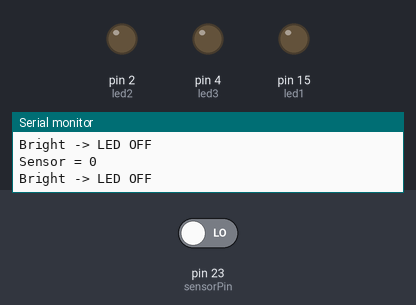
The sketch below on a simulated Arduino Mega 2560, built with avr-gcc and run on an emulated ATmega2560. Parts: output pins drawn as LEDs (lit = HIGH), the last lines printed to the serial monitor. The test bench sets the inputs (shaded band); at power-on: pin 23 (sensorPin) LOW.

Above: at 1.8 s.
1.9 s: pin 23 (sensorPin) driven HIGH
At 3.2 s:
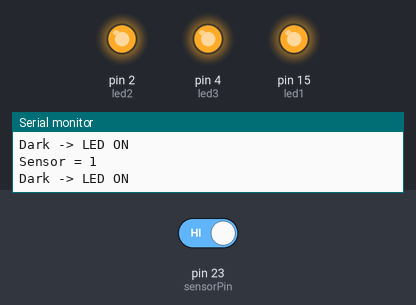
3.5 s: pin 23 (sensorPin) driven LOW
At 4.6 s:
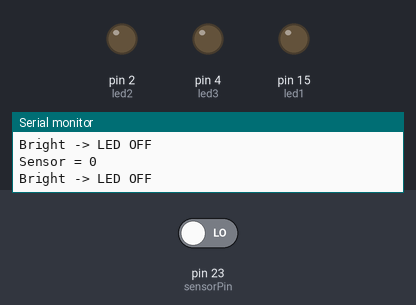
Timing chart, 0 to 6.5 s (numbered marks = the images above; inputs shaded):
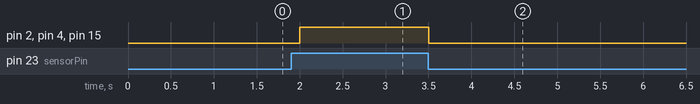

Measured:
- after the input at 1.9 s, pin 2 (led2), pin 4 (led3), pin 15 (led1): LOW → HIGH after 0.10 s
- after the input at 3.5 s, pin 2 (led2), pin 4 (led3), pin 15 (led1): HIGH → LOW at once

The sketch:

03_nightlLED.ino
```cpp
int sensorPin = 23;   // 光敏感測器 DO
int led1 = 15;
int led2 = 2;
int led3 = 4;

void setup() {
  pinMode(sensorPin, INPUT);

  pinMode(led1, OUTPUT);
  pinMode(led2, OUTPUT);
  pinMode(led3, OUTPUT);

  Serial.begin(115200);
}

void loop() {
  int sensorValue = digitalRead(sensorPin);

  Serial.print("Sensor = ");
  Serial.println(sensorValue);

  // 天黑
  if (sensorValue == HIGH) {
    digitalWrite(led1, HIGH);
    digitalWrite(led2, HIGH);
    digitalWrite(led3, HIGH);

    Serial.println("Dark -> LED ON");
  }
  // 天亮
  else {
    digitalWrite(led1, LOW);
    digitalWrite(led2, LOW);
    digitalWrite(led3, LOW);

    Serial.println("Bright -> LED OFF");
  }

  delay(500);
}
```
